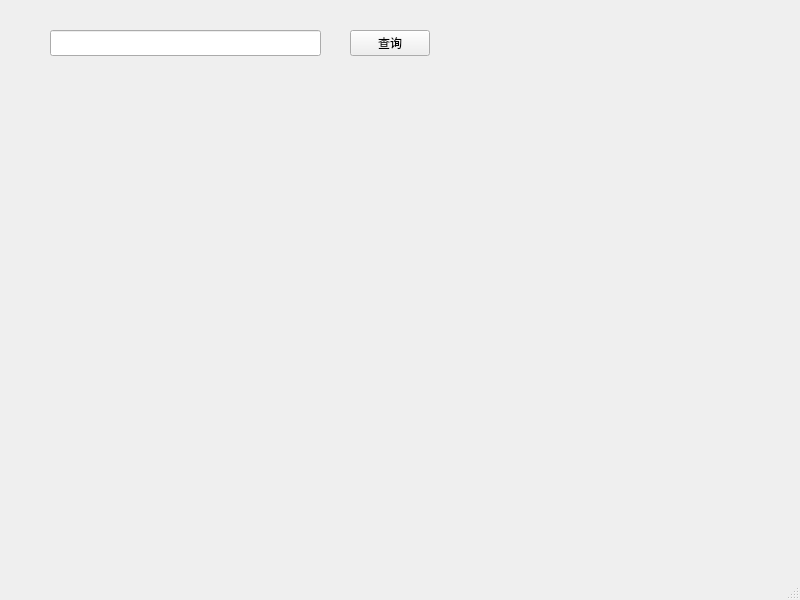
<?xml version="1.0" encoding="UTF-8"?>
<ui version="4.0">
 <class>MainWindow</class>
 <widget class="QMainWindow" name="MainWindow">
  <property name="geometry">
   <rect>
    <x>0</x>
    <y>0</y>
    <width>800</width>
    <height>600</height>
   </rect>
  </property>
  <property name="windowTitle">
   <string>MainWindow</string>
  </property>
  <widget class="QWidget" name="centralwidget">
   <widget class="QPushButton" name="pushButton">
    <property name="geometry">
     <rect>
      <x>350</x>
      <y>30</y>
      <width>80</width>
      <height>26</height>
     </rect>
    </property>
    <property name="text">
     <string>查询</string>
    </property>
   </widget>
   <widget class="QLineEdit" name="lineEdit">
    <property name="geometry">
     <rect>
      <x>50</x>
      <y>30</y>
      <width>271</width>
      <height>26</height>
     </rect>
    </property>
   </widget>
  </widget>
  <widget class="QMenuBar" name="menubar">
   <property name="geometry">
    <rect>
     <x>0</x>
     <y>0</y>
     <width>800</width>
     <height>23</height>
    </rect>
   </property>
  </widget>
  <widget class="QStatusBar" name="statusbar"/>
 </widget>
 <resources/>
 <connections/>
</ui>
